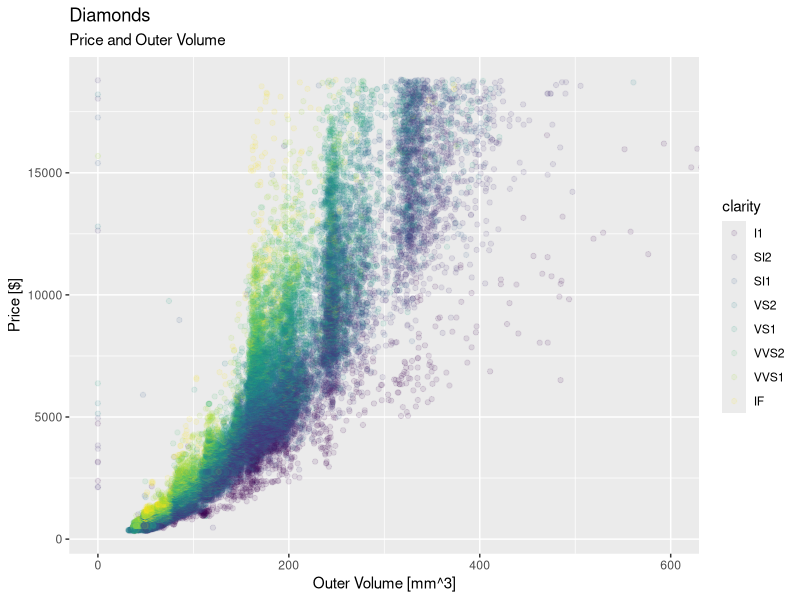

The R source for this figure:
## ---- chunk 1
knitr::opts_chunk$set(echo = TRUE)
## ---- chunk 2
suppressPackageStartupMessages(library(dplyr))
library(ggplot2)
## ---- chunk 3
data("diamonds")
diamonds
## ---- chunk 4
# a)
diamonds_clarity_price <- diamonds %>% 
  group_by(clarity) %>% 
  summarise(price_median = median(price),
            price_min = min(price),
            price_max = max(price),
            price_sd = sd(price))

# b)
diamonds_clarity_price$clarity[which.max(diamonds_clarity_price$price_median)]
## ---- chunk 5
diamonds <- diamonds %>% 
  mutate (outer_volume = x * y * z)
# alternative
diamonds$outer_volume <- diamonds$x * diamonds$y * diamonds$z
## ---- chunk 6
g <- ggplot (diamonds, aes(x = outer_volume, y = price, col = clarity))
g <- g + geom_point(alpha = .1)
g <- g + labs(y = "Price [$]", x = "Outer Volume [mm^3]", title = "Diamonds", subtitle = "Price and Outer Volume")
g <- g + coord_cartesian(xlim = c(0, 600))
# alternative
# g <- g + xlab ("Outer Volume [mm^3]")
# g <- g + ylab ("Price [$]")
# g <- g + ggtitle ("Diamonds: Price and Outer Volume")
g
## ---- chunk 7
diamonds_filt <- diamonds %>% 
  filter (outer_volume > 0) %>% 
  filter (price > 500 & price < 15000)

filter_ratio <- nrow(diamonds_filt) / nrow(diamonds) * 100
